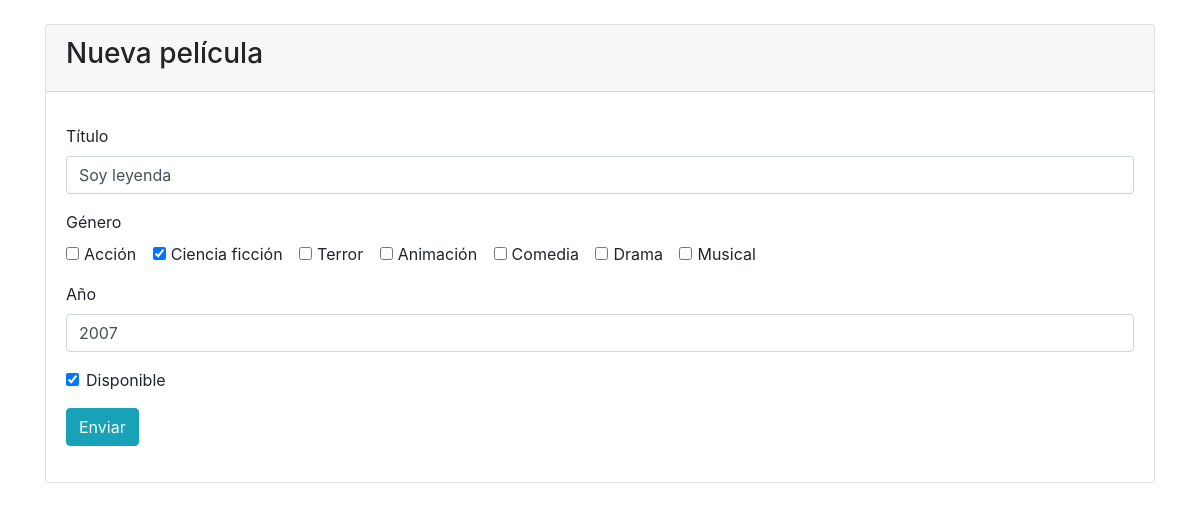
/vista/pelicula_actualizar.php?id=27034, run on the app's committed database.
### tables this page shows
CREATE TABLE IF NOT EXISTS `pelicula` (
  `id` int(11) NOT NULL AUTO_INCREMENT,
  `titulo` varchar(50) NOT NULL,
  `genero` varchar(100) NOT NULL,
  `año` int(11) NOT NULL,
  `disponible` bit(1) NOT NULL DEFAULT b'0',
  PRIMARY KEY (`id`)
);

### vista/pelicula_actualizar.php (called while the page is built, shortened)
<?php
$errores = '';
$frm_enviado = false;
if (isset($_POST['btn_enviar'])) {
    $id = $_POST['id'];
    $titulo = $_POST['titulo'];
    $genero = (isset($_POST['genero'])) ? implode(', ', $_POST['genero']) : '';
    $año = $_POST['año'];
    $disponible = (isset($_POST['disponible'])) ? true : false;
    if (!empty($titulo)) {
        $titulo = trim($titulo);
        $titulo = filter_var($titulo, FILTER_SANITIZE_STRING);
    } else {
        $errores .= 'Ingresar un título de la película<br/>';
    }
    if ($genero == '') {
        $errores .= 'Elegir por lo menos un género<br/>';
    }
    if (!empty($año)) {
        $año = trim($año);
        $año = filter_var($año, FILTER_SANITIZE_NUMBER_INT);
        $actual = date('Y');
        if ($año < 1901 || $año > $actual) {
            $errores .= 'El año no es válido<br/>';
        }
    }
    else {
        $errores .= 'Debe digitar el año de creación de película<br/>';
    }
    if (!$errores) {
        require_once '../modelo/Pelicula.php';
        require_once '../control/PeliculaControl.php';
        $pelicula = new Pelicula($id, $titulo, $genero, $año, $disponible);
        $peliculaControl = new PeliculaControl();
        if (trim($id) == '') {
            $peliculaControl->agregar($pelicula);
        }
        else {
            $peliculaControl->modificar($pelicula);
        }
        header('location: peliculas_listar.php');
    }
}
else if (isset($_GET['id']) && !isset($_POST['btn_enviar'])) {
    $id = $_GET['id'];
    require_once '../control/PeliculaControl.php';
    $peliculaControl = new PeliculaControl();
    $pelicula = $peliculaControl->buscarPorId($id);
    $titulo = $pelicula->titulo;
    $genero = $pelicula->genero;
    $año = $pelicula->año;
    $disponible = $pelicula->disponible;
}
require_once 'pelicula_vista_actualizar.php';

### control/PeliculaControl.php (called while the page is built, shortened)
<?php
class PeliculaControl {
    public function __construct() {
        try {
            $this->cnx = Db::conectar();
        }
        catch (PDOException $ex) {
            die($ex->getMessage());
        }
    }
    public function buscarPorId($id) {
        try {
            $sql = 'select * from pelicula where id = ?';
            $conexion = $this->cnx;
            $prep = $conexion->prepare($sql);
            $prep->execute(array($id));
            $pelicula = $prep->fetch(PDO::FETCH_OBJ);
        }
        catch (PDOException $ex) {
            die($ex->getMessage());
        }
        return $pelicula;
    }
}

### vista/pelicula_vista_actualizar.php (the view, shortened to what this page needs)
<!DOCTYPE html>
<html lang="en">
<head>
    <link rel="stylesheet" href="../recursos/css/bootstrap.min.css" />
</head>
<body>
    <div class="container py-4">
        <div class="card">
            <div class="card-header">
                <h3>Nueva película</h3>
            </div>
            <div class="card-body">
                <form method="post" action="<?= htmlspecialchars($_SERVER['PHP_SELF']) ?>">
                    <div class="form-group">
                        <label for="titulo">Título</label>
                        <input type="text" name="titulo" id="titulo" class="form-control"
                            value="<?= (isset($titulo) && !$frm_enviado) ? $titulo : '' ?>">
                    </div>
                    <div class="form-group">
                        <label>Género</label>
                        <div class="form-group">
                            <div class="form-check form-check-inline">
                                <input type="checkbox" name="genero[]" id="genAccion" class="form-check-input" value="Acción"
                                    <?= (isset($genero) && !$frm_enviado && strpos($genero, 'Acción') !== false) ? 'checked' : '' ?> >
                                <label for="genAccion" class="form-check-label">Acción</label>
                            </div>
                            <div class="form-check form-check-inline">
                                <input type="checkbox" name="genero[]" id="genFiccion" class="form-check-input" value="Ciencia ficción"
                                    <?= (isset($genero) && !$frm_enviado && strpos($genero, 'Ciencia ficción') !== false) ? 'checked' : '' ?> >
                                <label for="genFiccion" class="form-check-label">Ciencia ficción</label>
                            </div>
                            <div class="form-check form-check-inline">
                                <input type="checkbox" name="genero[]" id="genTerror" class="form-check-input" value="Terror"
                                    <?= (isset($genero) && !$frm_enviado && strpos($genero, 'Terror') !== false) ? 'checked' : '' ?> >
                                <label for="genTerror" class="form-check-label">Terror</label>
                            </div>
                            <div class="form-check form-check-inline">
                                <input type="checkbox" name="genero[]" id="genAnimacion" class="form-check-input" value="Animación"
                                    <?= (isset($genero) && !$frm_enviado && strpos($genero, 'Animación') !== false) ? 'checked' : '' ?> >
                                <label for="genAnimacion" class="form-check-label">Animación</label>
                            </div>
                            <div class="form-check form-check-inline">
                                <input type="checkbox" name="genero[]" id="genComedia" class="form-check-input" value="Comedia"
                                    <?= (isset($genero) && !$frm_enviado && strpos($genero, 'Comedia') !== false) ? 'checked' : '' ?> >
                                <label for="genComedia" class="form-check-label">Comedia</label>
                            </div>
                            <div class="form-check form-check-inline">
                                <input type="checkbox" name="genero[]" id="genDrama" class="form-check-input" value="Drama"
                                    <?= (isset($genero) && !$frm_enviado && strpos($genero, 'Drama') !== false) ? 'checked' : '' ?> >
                                <label for="genDrama" class="form-check-label">Drama</label>
                            </div>
                            <div class="form-check form-check-inline">
                                <input type="checkbox" name="genero[]" id="genMusical" class="form-check-input" value="Musical"
                                <?= (isset($genero) && !$frm_enviado && strpos($genero, 'Musical') !== false) ? 'checked' : '' ?> >
                                <label for="genMusical" class="form-check-label">Musical</label>
                            </div>
                        </div>
                    </div>
                    <div class="form-group">
                        <label for="año">Año</label>
                        <input type="number" name="año" id="año" class="form-control"
                            value="<?= (isset($año) && !$frm_enviado) ? $año : '' ?>">
                    </div>
                    <div class="form-group">
                        <div class="form-check">
                            <input type="checkbox" name="disponible" id="disponible" class="form-check-input"
                                <?= (isset($disponible) && !$frm_enviado && $disponible == true) ? 'checked' : '' ?> >
                            <label for="disponible" class="form-check-label">Disponible</label>
                        </div>
                    </div>
                    <div class="form-group">
                        <input type="submit" value="Enviar" name="btn_enviar" class="btn btn-info">
                    </div>
                </form>
            </div>
        </div>
    </div>
</body>
</html>

### data on the page
pelicula: titulo "Soy leyenda", genero "☑", año "2007", disponible "☑"
